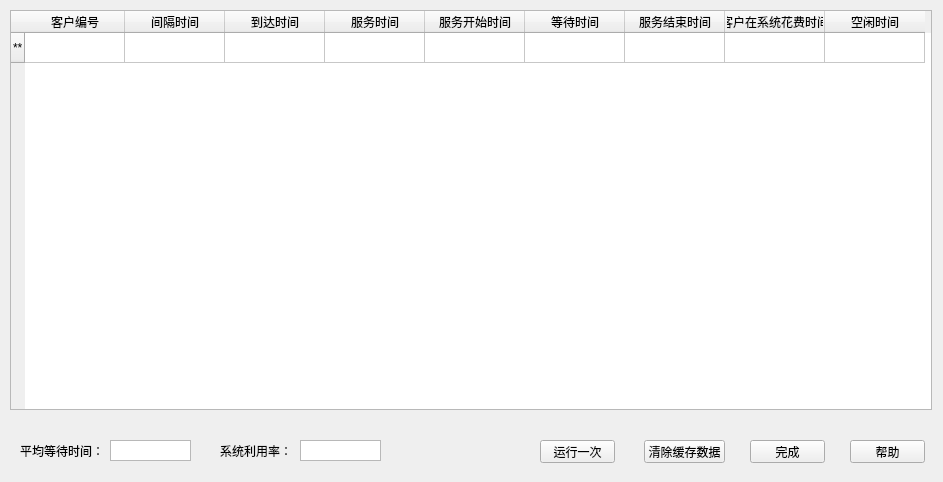
<?xml version="1.0" encoding="UTF-8"?>
<ui version="4.0">
 <class>once_run</class>
 <widget class="QWidget" name="once_run">
  <property name="geometry">
   <rect>
    <x>0</x>
    <y>0</y>
    <width>943</width>
    <height>482</height>
   </rect>
  </property>
  <property name="windowTitle">
   <string>运行一次</string>
  </property>
  <widget class="QTableWidget" name="once_run_table">
   <property name="geometry">
    <rect>
     <x>10</x>
     <y>10</y>
     <width>922</width>
     <height>400</height>
    </rect>
   </property>
   <property name="editTriggers">
    <set>QAbstractItemView::NoEditTriggers</set>
   </property>
   <row>
    <property name="text">
     <string>**</string>
    </property>
   </row>
   <column>
    <property name="text">
     <string>客户编号</string>
    </property>
   </column>
   <column>
    <property name="text">
     <string>间隔时间</string>
    </property>
   </column>
   <column>
    <property name="text">
     <string>到达时间</string>
    </property>
   </column>
   <column>
    <property name="text">
     <string>服务时间</string>
    </property>
   </column>
   <column>
    <property name="text">
     <string>服务开始时间</string>
    </property>
   </column>
   <column>
    <property name="text">
     <string>等待时间</string>
    </property>
   </column>
   <column>
    <property name="text">
     <string>服务结束时间</string>
    </property>
   </column>
   <column>
    <property name="text">
     <string>客户在系统花费时间</string>
    </property>
   </column>
   <column>
    <property name="text">
     <string>空闲时间</string>
    </property>
   </column>
  </widget>
  <widget class="QLabel" name="avg_lb">
   <property name="geometry">
    <rect>
     <x>20</x>
     <y>440</y>
     <width>81</width>
     <height>21</height>
    </rect>
   </property>
   <property name="text">
    <string>平均等待时间：</string>
   </property>
  </widget>
  <widget class="QTextBrowser" name="avg_txt">
   <property name="geometry">
    <rect>
     <x>110</x>
     <y>440</y>
     <width>81</width>
     <height>21</height>
    </rect>
   </property>
   <property name="verticalScrollBarPolicy">
    <enum>Qt::ScrollBarAlwaysOff</enum>
   </property>
   <property name="horizontalScrollBarPolicy">
    <enum>Qt::ScrollBarAlwaysOff</enum>
   </property>
  </widget>
  <widget class="QLabel" name="sys_use_lb">
   <property name="geometry">
    <rect>
     <x>220</x>
     <y>440</y>
     <width>81</width>
     <height>21</height>
    </rect>
   </property>
   <property name="text">
    <string>系统利用率：</string>
   </property>
  </widget>
  <widget class="QTextBrowser" name="sys_use_txt">
   <property name="geometry">
    <rect>
     <x>300</x>
     <y>440</y>
     <width>81</width>
     <height>21</height>
    </rect>
   </property>
   <property name="verticalScrollBarPolicy">
    <enum>Qt::ScrollBarAlwaysOff</enum>
   </property>
   <property name="horizontalScrollBarPolicy">
    <enum>Qt::ScrollBarAlwaysOff</enum>
   </property>
  </widget>
  <widget class="QPushButton" name="help_btn">
   <property name="geometry">
    <rect>
     <x>850</x>
     <y>440</y>
     <width>75</width>
     <height>23</height>
    </rect>
   </property>
   <property name="text">
    <string>帮助</string>
   </property>
  </widget>
  <widget class="QPushButton" name="finish_btn">
   <property name="geometry">
    <rect>
     <x>750</x>
     <y>440</y>
     <width>75</width>
     <height>23</height>
    </rect>
   </property>
   <property name="text">
    <string>完成</string>
   </property>
  </widget>
  <widget class="QPushButton" name="clr_cache_btn">
   <property name="geometry">
    <rect>
     <x>644</x>
     <y>440</y>
     <width>81</width>
     <height>23</height>
    </rect>
   </property>
   <property name="text">
    <string>清除缓存数据</string>
   </property>
  </widget>
  <widget class="QPushButton" name="once_run_btn">
   <property name="geometry">
    <rect>
     <x>540</x>
     <y>440</y>
     <width>75</width>
     <height>23</height>
    </rect>
   </property>
   <property name="text">
    <string>运行一次</string>
   </property>
  </widget>
 </widget>
 <resources/>
 <connections/>
</ui>
